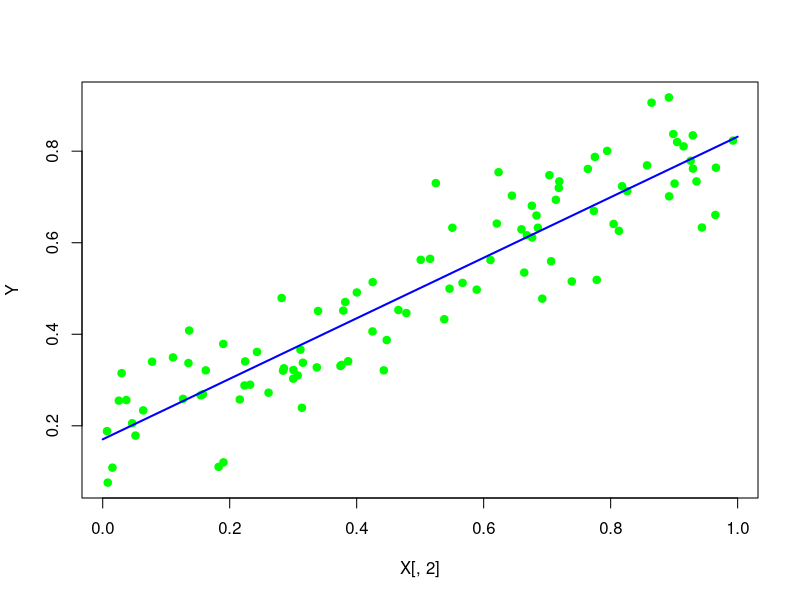

R code for this plot:
generate_data <- function(N, intercept, slope, sd) {
    # Simulate 2D linear point data with added Normal error term
    X = matrix(runif(N))

    error = rnorm(N, mean=0, sd=sd)

    Y = intercept + slope * X + error

    result = cbind(X, Y)
    return(result)
}

display_regression_model <- function(X, Y) {
    # Interpret and print the mathematical regression model.
    num_parameters = dim(X)[2] + 1
    num_observations = dim(X)[1]
    if(length(Y) != num_observations)
    {
        print("Error. Number of response observations does not match number of explanatory observations.")
        return
    }

    X = cbind(rep(1, num_observations), X0)

    cat("Model:\n\n")

    cat("Y = ")
    for(i in 0:num_parameters)
    {
        cat("B", i, sep="")
        if(i == 0)
            cat(" ")
        else
            cat("x", i, " ", sep="")
        if(i < num_parameters)
            cat("+ ")
    }
    cat("+ E\n")

    # Initialise the parameter vector
    B = rep(0, num_parameters)

    # Derive the normal equations, represented as a matrix:
    normal_eqns = derive_normal_equations(X, Y, B)
    cat("\nNormal Equations:\n")
    print(normal_eqns)
}

derive_normal_equations <- function(X, Y) {
    # Compute least squares loss function and differentiate to 
    # yield the normal equations
    num_parms = dim(X)[2] 
    num_obs = dim(X)[1]
    
    mat = matrix(nrow=num_parms, ncol=num_parms)
    prods = rep(0, num_parms)
    for(j in 1:num_parms) {
        for(k in 1:num_parms) {
            coeff = 0
            for(i in 1:num_obs)
                coeff = coeff + X[i, k] * X[i, j]
            mat[j, k] = coeff
        }
        prod = 0
        for(i in 1:num_obs)
            prod = prod + Y[i] * X[i, j]
        prods[j] = prod
    }

    return(cbind(mat, prods))
}

solve_linear_system <- function(X, Y) {
    # Solve linear system of equations
    augmented = cbind(X, Y)
    colnames(augmented) <- NULL
    print(augmented)

    for(j in 1:(dim(X)[2] - 1)) {
        for(i in (j + 1):dim(X)[1]) {
            factor = augmented[i, j] / augmented[j, j]
            augmented[i, ] = augmented[i, ] - factor * augmented[j,]
        }
        print(augmented)
    }

    cat("### Echelon Form ###\n")

    for(j in dim(X)[1]:2) {
        for(i in (j - 1):1) {
            factor = augmented[i, j] / augmented[j, j]
            augmented[i,] = augmented[i,] - factor * augmented[j,]
        }
        print(augmented)
    }

    cat("### Solution Form ###\n")
    solution = rep(0, dim(X)[1])
    for(i in 1:dim(X)[1])
        solution[i] = augmented[i, dim(X)[1] + 1] / augmented[i, i]
    print("Solution:")
    print(solution)

    cat("Product: ", c(X %*% solution), "\n")
    cat("Expected product: ", Y, "\n")

    return(solution)
}

draw_fit <- function(B) {
    # Draw the fitted regression line
    fitted_line <- function(x) {
        B[1] + B[2] * x
    }
    curve(fitted_line, from=0, to=1, add=TRUE, lwd=2, col="blue")
}

fit_regression <- function(X, Y) {
    # Fit linear regression to explanatory & response variables
    tmp = derive_normal_equations(X, Y)
    system_coeffs = tmp[,1:dim(X)[2]]
    system_prods = tmp[, dim(X)[2] + 1]

    B = solve_linear_system(system_coeffs, system_prods)
    return(B)
}

num_features = 1
data = generate_data(100, 0.2, 0.6, 0.1)
X = cbind(rep(1, dim(data)[2]), data[,1:num_features])
Y = data[,num_features + 1]
plot(X[,2], Y, col="green", pch=19)

B = fit_regression(X, Y)
draw_fit(B)